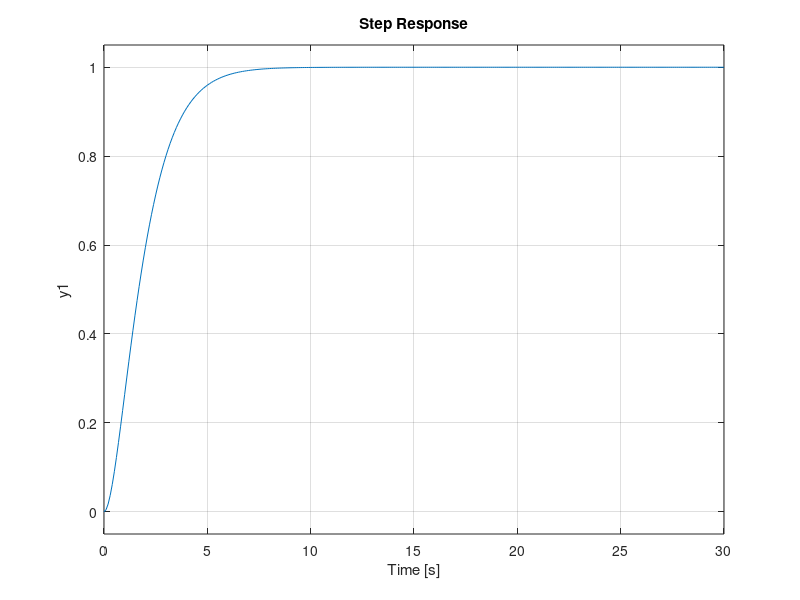
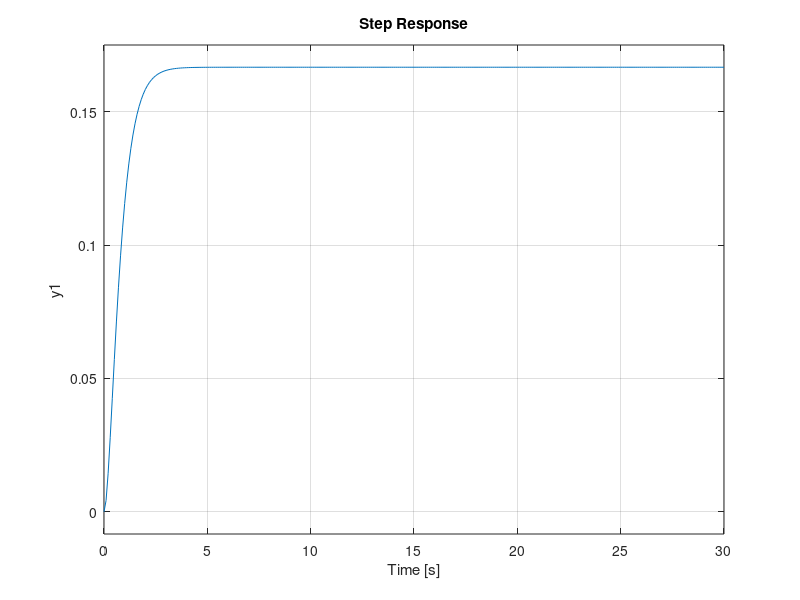

The MATLAB script that drew these images, in order:
%% 1. Second Order Underdamped System

%Transfer Function G(s) = 1 / s^2 + 2s + 1
numerator1 = [1];
denomenator1 = [1 2 1]
TF1 = tf(numerator1, denomenator1)



%% 2. Second Order Overdamped System

%Transfer Function G(s) = 1 / ( s + 2 ) * (s + 3 )
numerator2 = [1];
denomenator2 = [1 5 6]
TF2 = tf(numerator2, denomenator2)

%% step response
figure(1);
step(TF1,0:0.1:30)
figure(2);
step(TF2,0:0.1:30)
